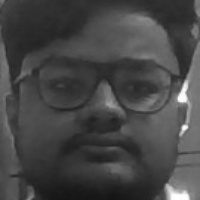
#> input picture data/1.jpg, 200 x 200 px, given in place of the camera
$ python making_dataset.py
#> lines starting #> are read from the running program, lines starting #| are printed output that depends on the picture
from queue import Empty
import cv2
def face_cropped(img):
    global cropped_face
    gray = cv2.cvtColor(img, cv2.COLOR_BGR2GRAY)
    faces = face_classifier.detectMultiScale(gray, 1.3, 5)
    if faces is None:
        return None

    for (x,y,w,h) in faces:
        cropped_face = img[y:y+h,x:x+w]
    return cropped_face

cap = cv2.VideoCapture(0)
face_classifier = cv2.CascadeClassifier("haarcascade_frontalface_default.xml")
img_id = 20

while True:
    retr,frame = cap.read()
#> frame is the input picture: shape (200, 200, 3); min 20, max 255, mean 70.1

    if face_cropped(frame) is not None:
#> in face_cropped, `faces = face_classifier.detectMultiScale(gray, 1.3, 5)`: faces = [[16, 16, 177, 177]]
#> the loop in face_cropped, `for (x,y,w,h) in faces:` made 1 pass
#> pass 1, in face_cropped, `cropped_face = img[y:y+h,x:x+w]`:
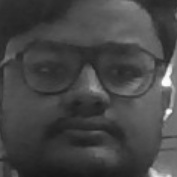
#> cropped_face: shape (177, 177, 3); min 23, max 253, mean 69.6
            img_id+=1
#> img_id = 21
            face = cv2.resize(face_cropped(frame), (200,200))
#> the loop in face_cropped (call 2), `for (x,y,w,h) in faces:` made 1 pass
            face = cv2.cvtColor(face, cv2.COLOR_BGR2GRAY)
#> face: shape (200, 200)
            #file_name_path = "data/"+"Ishwar."+str(img_id)+".jpg"
            file_name_path = "D:\Programming World\Hackaathon\Project\Image for Vizualization/"+str(img_id)+'.jpg'
            cv2.imwrite(file_name_path, face)
            cv2.putText(face, str(img_id), (50,50), cv2.FONT_HERSHEY_COMPLEX, 1, (0,255,0), 2 )
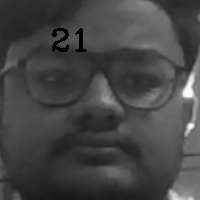
#> face: shape (200, 200); min 0, max 251, mean 68.9

            cv2.imshow("Cropped_Face", face)
            if cv2.waitKey(1)==13 or int(img_id)==40:
#> (key Esc is pressed here)
                break

cap.release()
cv2.destroyAllWindows()
